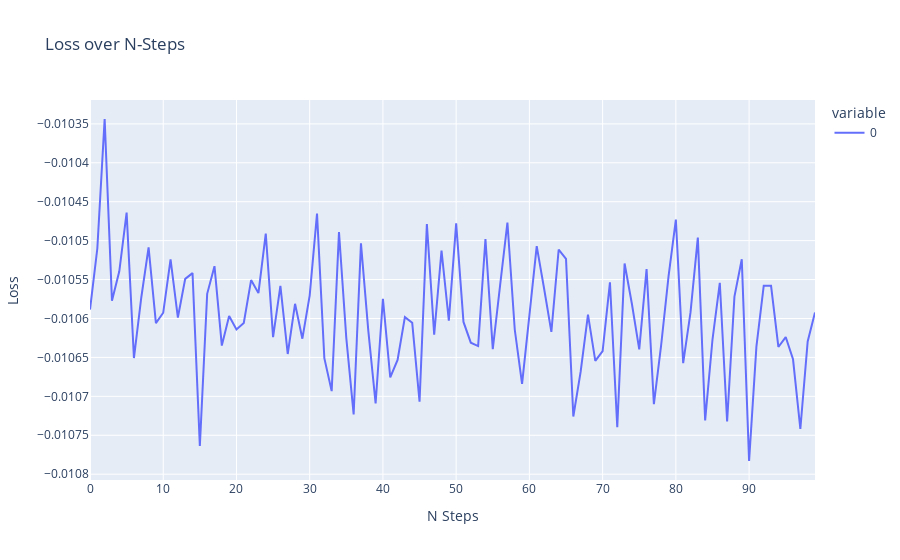

Source (notebook cell):
### Code cell
actor = Actor(3,1)
critic = Critic(3,1)

agent = DDPGAgent(actor,max_steps=10000)

pipe = GymTransformBlock(agent=agent,n=1000,bs=10)(['Pendulum-v1'])
pipe = StepBatcher(pipe)

pipe = ActorLossProcessor(pipe,critic,actor)

pipe_loss = LossCollector(pipe,main_buffers=[[]])
pipe = BasicOptStepper(pipe_loss,actor,1e-3)
list(pipe)
pipe_loss.show()

### Figure 1 — Plotly figure (JSON) as saved in the notebook; plotly's stock layout.template omitted (floating-point values rounded to 4 significant figures)
{"data": [{"hovertemplate": "variable=0<br>N Steps=%{x}<br>Loss=%{y}<extra></extra>", "legendgroup": "0", "line": {"color": "#636efa", "dash": "solid"}, "marker": {"symbol": "circle"}, "mode": "lines", "name": "0", "orientation": "v", "showlegend": true, "type": "scatter", "x": [0, 1, 2, 3, 4, 5, 6, 7, 8, 9, 10, 11, 12, 13, 14, 15, 16, 17, 18, 19, 20, 21, 22, 23, 24, 25, 26, 27, 28, 29, 30, 31, 32, 33, 34, 35, 36, 37, 38, 39, 40, 41, 42, 43, 44, 45, 46, 47, 48, 49, 50, 51, 52, 53, 54, 55, 56, 57, 58, 59, 60, 61, 62, 63, 64, 65, 66, 67, 68, 69, 70, 71, 72, 73, 74, 75, 76, 77, 78, 79, 80, 81, 82, 83, 84, 85, 86, 87, 88, 89, 90, 91, 92, 93, 94, 95, 96, 97, 98, 99], "xaxis": "x", "y": [-0.01059, -0.01051, -0.01034, -0.01058, -0.01054, -0.01046, -0.01065, -0.01057, -0.01051, -0.01061, -0.01059, -0.01052, -0.0106, -0.01055, -0.01054, -0.01076, -0.01057, -0.01053, -0.01063, -0.0106, -0.01061, -0.01061, -0.01055, -0.01057, -0.01049, -0.01062, -0.01056, -0.01065, -0.01058, -0.01063, -0.01057, -0.01047, -0.01065, -0.01069, -0.01049, -0.01063, -0.01072, -0.0105, -0.01062, -0.01071, -0.01057, -0.01068, -0.01065, -0.0106, -0.01061, -0.01071, -0.01048, -0.01062, -0.01051, -0.0106, -0.01048, -0.0106, -0.01063, -0.01064, -0.0105, -0.01064, -0.01056, -0.01048, -0.01061, -0.01068, -0.0106, -0.01051, -0.01056, -0.01062, -0.01051, -0.01052, -0.01073, -0.01067, -0.0106, -0.01065, -0.01064, -0.01055, -0.01074, -0.01053, -0.01058, -0.01064, -0.01054, -0.01071, -0.01063, -0.01055, -0.01047, -0.01066, -0.01059, -0.0105, -0.01073, -0.01063, -0.01055, -0.01073, -0.01057, -0.01052, -0.01078, -0.01064, -0.01056, -0.01056, -0.01064, -0.01062, -0.01065, -0.01074, -0.01063, -0.01059], "yaxis": "y"}], "layout": {"legend": {"title": {"text": "variable"}, "tracegroupgap": 0}, "title": {"text": "Loss over N-Steps"}, "xaxis": {"anchor": "y", "domain": [0, 1], "title": {"text": "N Steps"}}, "yaxis": {"anchor": "x", "domain": [0, 1], "title": {"text": "Loss"}}}}
